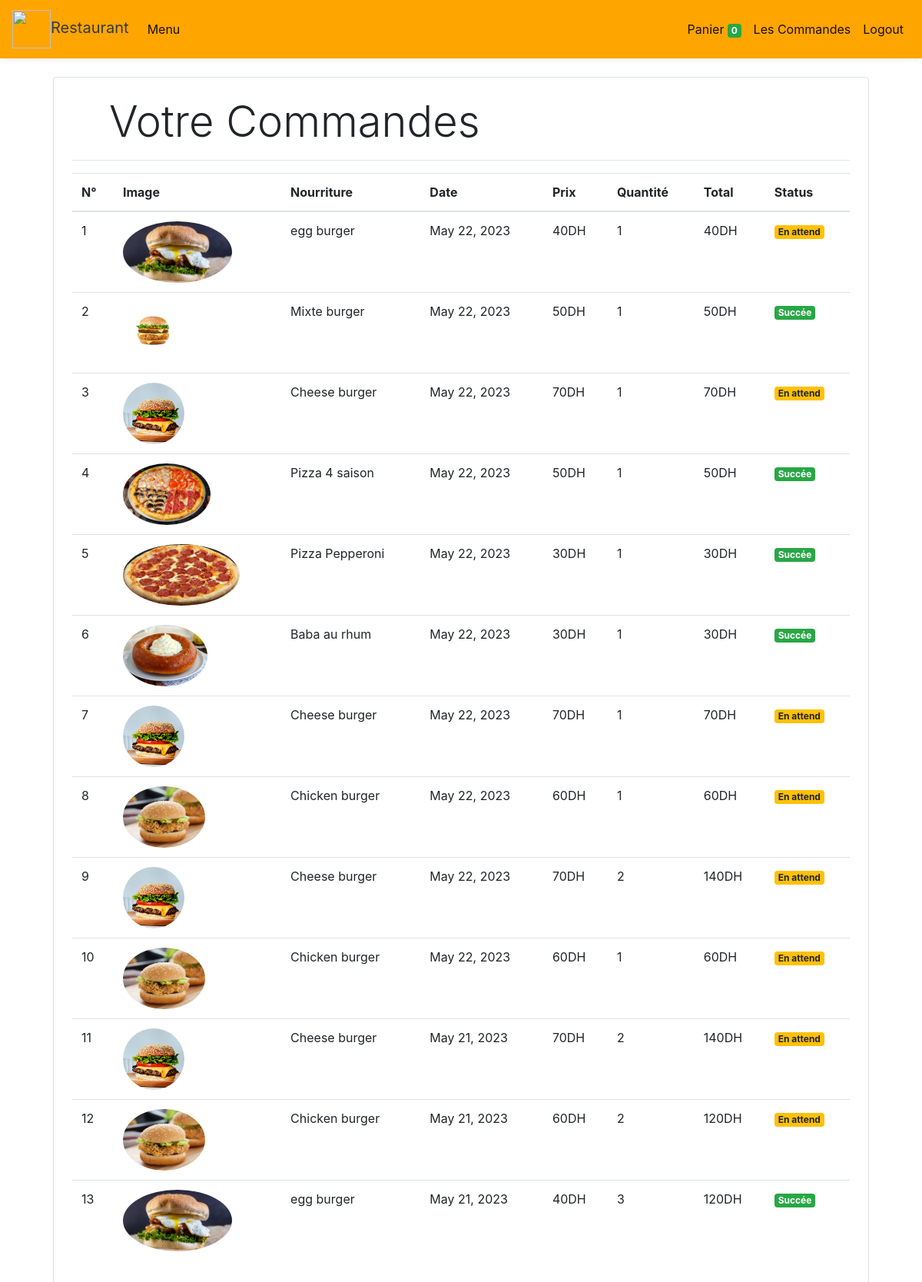
The app's page /orders (signed in) with its own data.
### store/models/orders.py (models this page shows, shortened)
class Order(models.Model):
    product = models.ForeignKey(Products,
                                on_delete=models.CASCADE)
    customer = models.ForeignKey(Customer,
                                 on_delete=models.CASCADE)
    quantity = models.IntegerField(default=1)
    price = models.IntegerField()
    address = models.CharField (max_length=50, default='', blank=True)
    phone = models.CharField (max_length=50, default='', blank=True)
    date = models.DateField (default=datetime.datetime.today)
    status = models.BooleanField (default=False)
    """from this """
    def __str__(self):
        return self.product.name +" to "+ self.customer.first_name
    """to this"""
    @staticmethod
    def get_orders_by_customer(customer_id):
        return Order.objects.filter(customer=customer_id).order_by('-date')

### store/models/product.py (models this page shows, shortened)
class Products(models.Model):
    name = models.CharField(max_length=60)
    price= models.IntegerField(default=0)
    category= models.ForeignKey(Category,on_delete=models.CASCADE,default=1 )
    description= models.CharField(max_length=250, default='', blank=True, null= True)
    image= models.ImageField(upload_to='uploads/products/')

### store/middlewares/auth.py (the view)
    def middleware(request):# Cette fonction sera appelée pour chaque demande entrante.
        print(request.session.get('customer'))
        returnUrl = request.META['PATH_INFO']# récupère l'URL actuelle à partir du dictionnaire request.META qui est valeur de PATH_INFO
        print(request.META['PATH_INFO'])
        if not request.session.get('customer'):
           return redirect(f'login?return_url={returnUrl}')
        response = get_response(request)
        return response

### store/templatetags/custom_filter.py (called while the page is built)
@register.filter(name='currency')
def currency(number):
    return str(number)+"DH"

@register.filter(name='multiply')
def multiply(number , number1):
    return number * number1

### store/views/orders.py (called while the page is built)
    def get(self , request ):
        customer = request.session.get('customer')
        orders = Order.get_orders_by_customer(customer)
        print(orders)
        return render(request , 'orders.html'  , {'orders' : orders})

### store/templates/orders.html
{% extends 'base.html' %}
{% block content %}
{% load cart %}
{% load custom_filter %}
<div class="container">
   <div class="border rounded p-4 m-4">
        <p class="display-4 pl-4 ml-4">Votre Commandes</p>
        <hr>
        <table class="table">
            <thead>
                <tr>
                    <th>N°</th>
                    <th>Image</th>
                    <th>Nourriture</th>
                    <th>Date</th>
                    <th>Prix</th>
                    <th>Quantité</th>
                    <th>Total</th>
                    <th>Status</th>
                </tr>
            </thead>
            <tbody>
                {% for order in orders %}
                <tr>
                    <td>{{forloop.counter}}</td>
                    <td><img style="height: 80px;" class="rounded-circle" src="{{order.product.image.url}}" alt=""></td>
                    <td>{{order.product.name}}</td>
                    <td>{{order.date}}</td>
                    <td>{{order.price|currency}}</td>
                    <td>{{order.quantity}}</td>
                    <td>{{order.quantity|multiply:order.price|currency}}</td>
                    {% if order.status %}
                    <td><small class="badge badge-success">Succée</small></td>
                    {%else%}
                    <td><small class="badge badge-warning">En attend</small></td>
                    {% endif %}
                </tr>
                {% endfor %}
            </tbody>
        </table>
   </div>
</div>
{% endblock %}

### store/templates/base.html (shortened to what this page needs)
<!doctype html>
<html lang="en">
<head>
  <link rel="stylesheet" href="https://maxcdn.bootstrapcdn.com/bootstrap/4.0.0/css/bootstrap.min.css"
>
</head>
<body>
<nav class="one-edge-shadow
  navbar navbar-light
  sticky-top navbar
  navbar-expand-lg
  text-white">
    <a class="navbar-brand ms-3 text-dark " href="/">
    <link rel="stylesheet" href="https://use.fontawesome.com/releases/v5.7.0/css/all.css">
    <img src="https://icones.pro/wp-content/uploads/2021/04/icone-de-nourriture-orange-symbole-png.png" style="width:50px;height:50px;color:text-light;">Restaurant</a>
    <div class="collapse navbar-collapse" id="navbarSupportedContent">
      <ul class="navbar-nav mr-auto">
        <li class="nav-item active">
          <a class="nav-link" href="/store">Menu <span class="sr-only">(current)</span></a>
        </li>
          </ul>
      <ul class=" navbar-nav my-2 my-lg-0">
        <li class="nav-item active">
          <a class="nav-link" href="/cart">Panier
            <span class="badge badge-success">{{request.session.cart.keys|length}}</span>
            <span class="sr-only">(current)</span></a>
        </li>
        {% if request.session.customer %}
        <li class="nav-item active ">
          <a class="nav-link" href="/orders">Les Commandes<span class="sr-only">(current)</span></a>
        </li>
        <li class="nav-item active ">
          <a class="nav-link" href="/logout">Logout<span class="sr-only">(current)</span></a>
        </li>
        {% endif %}
      </ul>
    </div>
  </nav>
  {% block content %}{% endblock %}
</body>
</html>

### store/templates/base.html (style rules this page uses)
nav { background-color: orange; }
.one-edge-shadow { box-shadow: 0 8px 2px -5px rgb(246, 245, 245); }

### records on screen
Order: product.image (picture), product.name "egg burger", date "May 22, 2023", price "40DH", quantity "1", quantity|multiply "40DH", status "En attend"
Order: product.image (picture), product.name "Mixte burger", date "May 22, 2023", price "50DH", quantity "1", quantity|multiply "50DH", status "Succée"
Order: product.image (picture), product.name "Cheese burger", date "May 22, 2023", price "70DH", quantity "1", quantity|multiply "70DH", status "En attend"
Order: product.image (picture), product.name "Pizza 4 saison", date "May 22, 2023", price "50DH", quantity "1", quantity|multiply "50DH", status "Succée"
Order: product.image (picture), product.name "Pizza Pepperoni", date "May 22, 2023", price "30DH", quantity "1", quantity|multiply "30DH", status "Succée"
Order: product.image (picture), product.name "Baba au rhum", date "May 22, 2023", price "30DH", quantity "1", quantity|multiply "30DH", status "Succée"
Order: product.image (picture), product.name "Cheese burger", date "May 22, 2023", price "70DH", quantity "1", quantity|multiply "70DH", status "En attend"
Order: product.image (picture), product.name "Chicken burger", date "May 22, 2023", price "60DH", quantity "1", quantity|multiply "60DH", status "En attend"
Order: product.image (picture), product.name "Cheese burger", date "May 22, 2023", price "70DH", quantity "2", quantity|multiply "140DH", status "En attend"
Order: product.image (picture), product.name "Chicken burger", date "May 22, 2023", price "60DH", quantity "1", quantity|multiply "60DH", status "En attend"
Order: product.image (picture), product.name "Cheese burger", date "May 21, 2023", price "70DH", quantity "2", quantity|multiply "140DH", status "En attend"
Order: product.image (picture), product.name "Chicken burger", date "May 21, 2023", price "60DH", quantity "2", quantity|multiply "120DH", status "En attend"
Order: product.image (picture), product.name "egg burger", date "May 21, 2023", price "40DH", quantity "3", quantity|multiply "120DH", status "Succée"

### other values on screen
{{ request.session.cart.keys|length }} "0"
